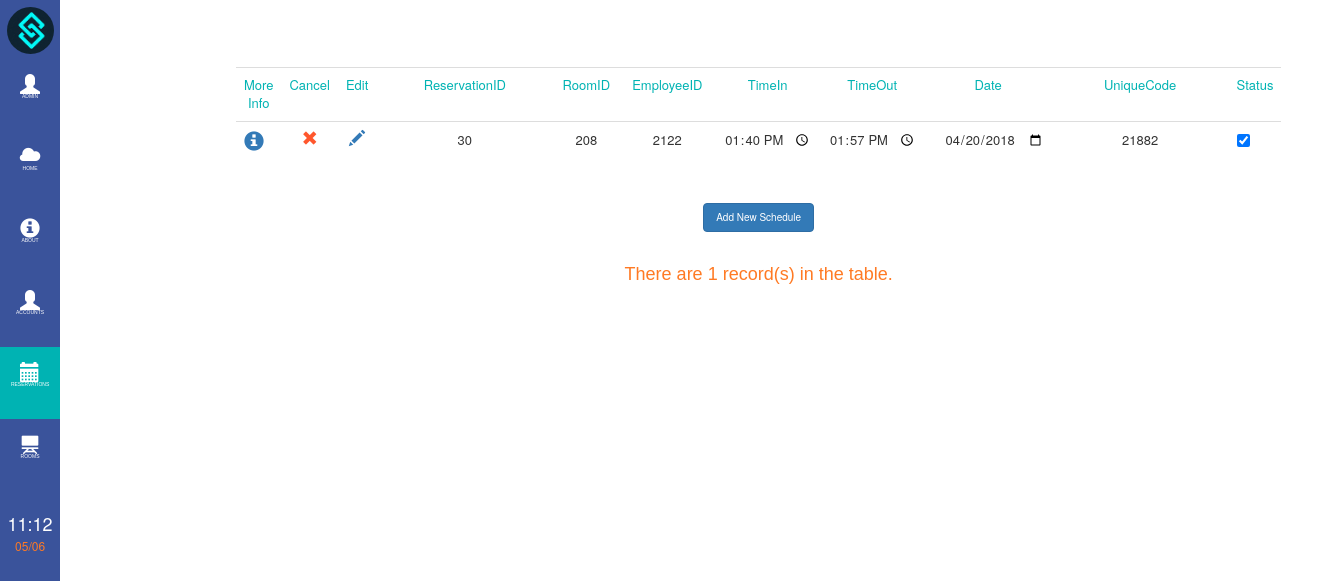
Page /schedtable.php (signed in) on the committed database.
### tables this page shows
CREATE TABLE `tbl_sched` (
  `id` int(11) NOT NULL,
  `room_id` varchar(5) NOT NULL,
  `emp_id` varchar(5) NOT NULL,
  `time_in` time NOT NULL,
  `time_out` time NOT NULL,
  `date` date NOT NULL,
  `u_code` varchar(5) NOT NULL,
  `Status` tinyint(1) NOT NULL
);

### schedtable.php (the view, shortened to what this page needs)
<html>
<head>
    <link rel="stylesheet" href="css/bootstrap.min.css">
    <link rel="stylesheet" href="bren/side_bar.css" type="text/css">
    <link rel="stylesheet" href="mika/about.css" type="text/css">
</head>
<body onload="startTime()">
<div class="sidebar">
    <ul>
        <li> <img src ='logo3.png' style="width: 78%; border-radius: 100%; margin-left: 7px; margin-top: 7px; margin-bottom: 5px"></li>
        <li><a onclick="return openaccNav()"><span class="glyphicon glyphicon-user"></span><span class="menu_label">Admin</span></a></li>
        <li><a href="homepage.php"><span class="glyphicon glyphicon-cloud"></span><span class="menu_label">Home</span></a></li>
        <li><a href="aboutusadmin.php" ><span class="glyphicon glyphicon-info-sign" ></span><span class="menu_label">About</span></a></li>
        <li><a href="employees.php"><span class="glyphicon glyphicon-user"></span><span class="menu_label">Accounts</span></a></li>
        <li><div class="selected"><a href="schedtable.php"><span class="glyphicon glyphicon-calendar"></span><span class="menu_label">Reservations</span></a></div></li>
         <li><a href="Room_View.php"><span class="glyphicon glyphicon-blackboard"></span><span class="menu_label">Rooms</span></a></li>
        <li><div id="time" style="padding-top:20px; font-size: 18px; color:white; text-align: center"></div> </li>
        <li><div id="date" style=" font-size: 12px; color:#ff7a24; text-align: center"></div> </li></ul>
</div>
    <div class="container" id="main-container">
        <table class="table">
            <tr class="headers" style="color:#00b3b3">
                <td>More Info</td>
                <td>Cancel</td>
                <td>Edit</td>
                <td>ReservationID</td>
                <td>RoomID</td>
                <td>EmployeeID</td>
                <td>TimeIn</td>
                <td>TimeOut</td>
                <td>Date</td>
                <td>UniqueCode</td>
                <td>Status</td>
            </tr>
            <?php
            include 'connect.php';
            $sql ="select * from tbl_sched order by id";
            $res = mysqli_query($con, $sql);
            while($row= mysqli_fetch_array($res))
            {
            ?>
            <form <?php echo ($_SESSION["count"]==2) ? 'method=\'post\' action=\'cell_edit.php\'' : '' ?>>
            <tr>
                <td><a onclick="return PopupCenter('reservation_details.php?SID=<?php echo $row['id']; ?>','Update Profile ','700','800');"><span class="glyphicon glyphicon-info-sign"></span></a></td>
                <td align="center"><a onclick="return del()" href="delsched.php?SID=<?php echo $row['id']; ?>"><span class="glyphicon glyphicon-remove"></span></a></td>
                <td align="center"><a href="cell_edit.php?SID=<?php echo $row['id']; ?>"><<?php echo ($_SESSION["count"]==2 && $_SESSION["selected"]==$row['id']) ? 'button name=\'save_button\' type=submit class="btn btn-link save"' : 'span' ?> class=<?php echo ($_SESSION["count"]==2 && $_SESSION["selected"]==$row['id']) ? "'glyphicon glyphicon-floppy-disk'" : "'glyphicon glyphicon-pencil'"?>><?php
                        echo ($_SESSION["count"]==2 && $_SESSION["selected"]==$row['id']) ? '<span class="glyphicon glyphicon-floppy-disk"></span></button>' : '</span>';
                        ?></a></td>
                    <td><input class="<?php echo 'cell'.$row['id']?> table_cell" name="reserv_id" id="reserv_id" value=<?php echo $row['id']; ?> readonly></td>
                <td><input class="<?php echo 'cell'.$row['id']?> table_cell" name="room_id" id="room_id" value=<?php echo $row['room_id']; ?> <?php echo ($_SESSION["count"]==2 && $row['id']!=$_SESSION["selected"]) ? "readonly" : ""?>> </td>
                <td><input class="table_cell <?php echo 'cell'.$row['id']?>" name="emp_id" id="emp_id" value=<?php echo $row['emp_id']; ?>  <?php echo ($_SESSION["count"]==2 && $row['id']!=$_SESSION["selected"]) ? "readonly" : ""?>></td>
                <td><input type="time" class="table_cell <?php echo 'cell'.$row['id']?>" name="time_in" value="<?php echo $row['time_in']; ?>"  <?php echo ($_SESSION["count"]==2 && $row['id']!=$_SESSION["selected"]) ? "readonly" : ""?>></td>
                <td><input type="time" class="table_cell <?php echo 'cell'.$row['id']?>" name="time_out" value=<?php echo $row['time_out']; ?>  <?php echo ($_SESSION["count"]==2 && $row['id']!=$_SESSION["selected"]) ? "readonly" : ""?>></td>
                <td><input type="date" class="table_cell <?php echo 'cell'.$row['id']?>" name="date" value=<?php echo $row['date']; ?>  <?php echo ($_SESSION["count"]==2 && $row['id']!=$_SESSION["selected"]) ? "readonly" : ""?>></td>
                <td><input type="text" class="table_cell <?php echo 'cell'.$row['id']?>" name="unique" id="unique" value=<?php echo $row['u_code']; ?>  <?php echo ($_SESSION["count"]==2 && $row['id']!=$_SESSION["selected"]) ? "readonly" : ""?>></td>
                <td><input type="checkbox" class="table_cell <?php echo 'cell'.$row['id']?>" name="status" <?php echo ($row['Status'] == TRUE) ? "checked" : "";?>  <?php echo ($_SESSION["count"]==2 && $row['id']!=$_SESSION["selected"]) ? "disabled = \"disabled\"" : ""?>></td>
            </tr>
            </form>
            <?php
            }
            ?>
        </table>
    <a onclick="return PopupCenter('addsched.php','Update Profile ','700','800');  " style="color: white;"> <button class="btn btn-primary" style="margin-top: 45px; margin-bottom: 5px">Add New Schedule</button></a><br>
        <font size="4" face="arial"  color="#ff7a24">
            <?php
            include 'connect.php';
            $result = mysqli_query($con,"select * from tbl_sched");
            $rows = mysqli_num_rows($result);
            echo "<br>";
            echo "There are " . $rows . " record(s) in the table. ";
            ?>
        </font>
</div>
</body>
</html>

### bren/side_bar.css (style rules this page uses)
ul { list-style-type: none; margin: 0; padding: 0; z-index: 1; top: 0; left: 0; overflow-x: hidden; width: 4.5%; background: #3A539B; height: 100%; position: fixed; overflow: auto; }
li a { display: block; color: #FFF; padding: 14px 4px; text-decoration: none; font-family: sans-serif; width: 100%; height:9%; text-align: center; }
body,html { margin: 0; margin-top: 0; padding: 0; }
.menu_label { font-size: 0.5rem; display: block; text-transform: uppercase; }
.glyphicon { font-size: 20px; }
.selected { background-color: #00b3b3; color: white; }

### Mika/about.css (style rules this page uses)
.btn { font-size: 10px; }

### rows in the picture
tbl_sched: reserv_id "30", room_id "208", emp_id "2122", time_in "13:40:00", time_out "13:57:00", date "04/20/2018", unique "21882", Status "☑"

### other values in the picture
$rows "1"
